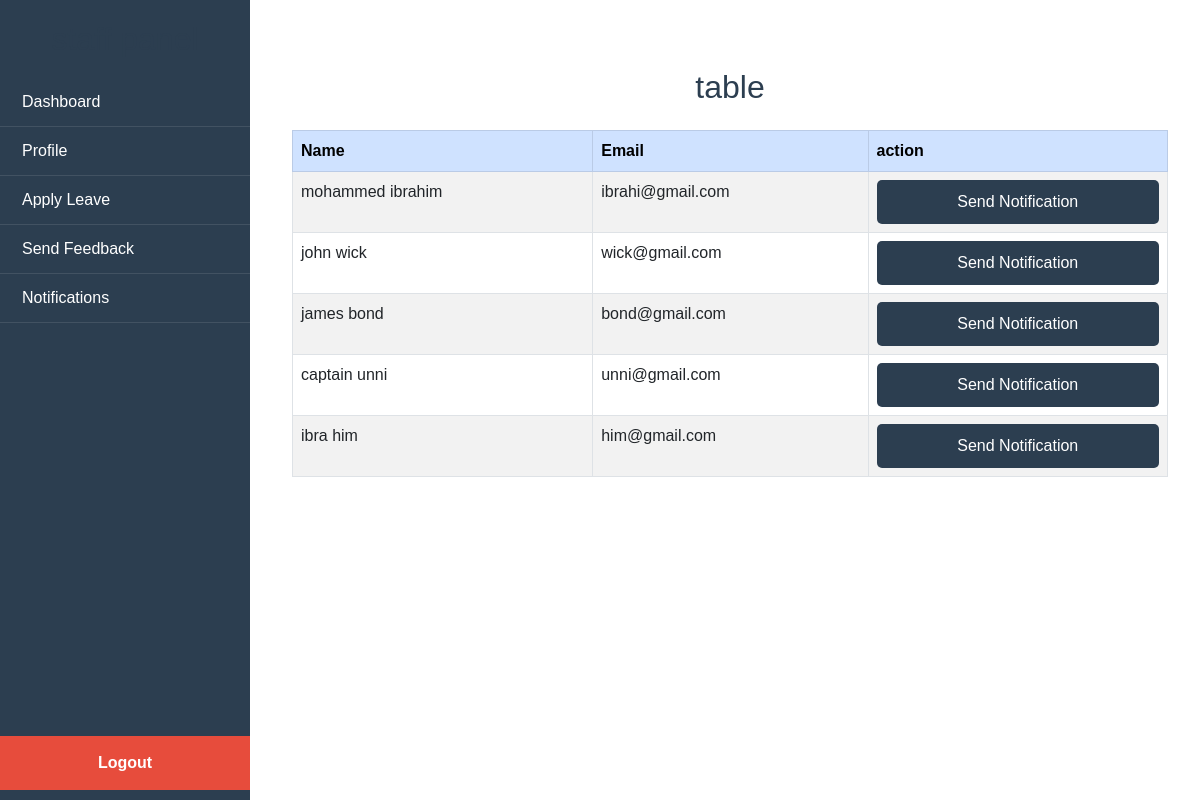
Page /sendstaffnotification_page/ on the committed database.
### myapp/models.py (models this page shows, shortened)
class Staff(models.Model):
    admin = models.OneToOneField(CustomUser, on_delete=models.CASCADE)
    address= models.TextField(max_length=150)
    gender = models.CharField(max_length=150)
    created_at = models.DateTimeField(auto_now_add=True)
    updated_at = models.DateTimeField(auto_now=True)

class CustomUser(AbstractUser):
   USER = (
       (1, 'HOD'),
       (2, 'STAFF')
   )
   user_type = models.CharField(choices=USER, max_length=50, default=1)
   profile_pic = models.ImageField(upload_to='media/profile_pic')

### myapp/views.py (the view)
# urls.py: path('sendstaffnotification_page/', views.sendstaffnotification_page, name='sendstaffnotification_page'),
def sendstaffnotification_page(request):
    staff = Staff.objects.all()
    context = {
        'staff': staff,
    }
    return render(request,'sendstaffnotification.html',context)

### templates/sendstaffnotification.html (shortened to what this page needs)
{% extends 'dashboard.html' %}
{% block content %}
<div class="container mt-5">
    <h2 class="text-center mb-4">table</h2>
    <table class="table table-bordered table-striped table-hover">
        <thead class="table-primary">
            <tr>
                <th>Name</th>
                <th>Email</th>
                <th>action</th>
            </tr>
        </thead>
        <tbody>
        {% for i in staff %}
            <tr>
                <td>{{ i.admin.first_name }} {{ i.admin.last_name }}</td>
                <td>{{ i.admin.email }}</td>
                 <td> <button type="submit" class="btn btn-primary w-100" onclick="openModal()">Send Notification</button></td>
            </tr>
        {% endfor %}
        </tbody>
    </table>
</div>
{% endblock %}

### templates/dashboard.html (style rules this page uses)
* { margin: 0; padding: 0; box-sizing: border-box; font-family: Arial, sans-serif; }
body { display: flex; }
h2 { margin-bottom: 20px; color: #2C3E50; text-align: center; }
button.btn { width: 100%; padding: 10px; background: #2C3E50; color: white; border: none; border-radius: 5px; font-size: 16px; cursor: pointer; }

### rows in the picture
Staff: admin.first_name "mohammed", admin.last_name "ibrahim", admin.email "ibrahi@gmail.com"
Staff: admin.first_name "john", admin.last_name "wick", admin.email "wick@gmail.com"
Staff: admin.first_name "james", admin.last_name "bond", admin.email "bond@gmail.com"
Staff: admin.first_name "captain", admin.last_name "unni", admin.email "unni@gmail.com"
Staff: admin.first_name "ibra", admin.last_name "him", admin.email "him@gmail.com"
